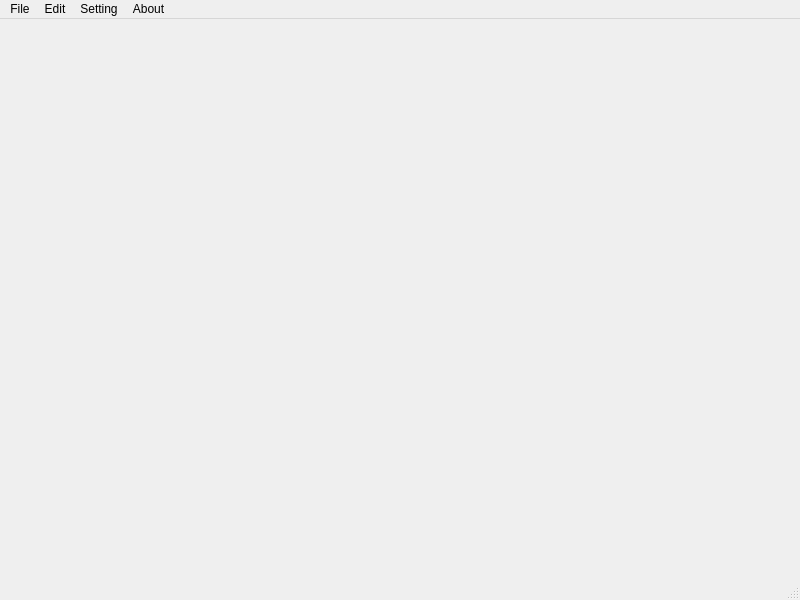
<?xml version="1.0" encoding="UTF-8"?>
<ui version="4.0">
 <class>MainWindow</class>
 <widget class="QMainWindow" name="MainWindow">
  <property name="geometry">
   <rect>
    <x>0</x>
    <y>0</y>
    <width>800</width>
    <height>600</height>
   </rect>
  </property>
  <property name="windowTitle">
   <string>MainWindow</string>
  </property>
  <widget class="QWidget" name="centralwidget"/>
  <widget class="QMenuBar" name="menubar">
   <property name="geometry">
    <rect>
     <x>0</x>
     <y>0</y>
     <width>800</width>
     <height>22</height>
    </rect>
   </property>
   <widget class="QMenu" name="menuFile">
    <property name="title">
     <string>File</string>
    </property>
    <addaction name="actionOpen"/>
    <addaction name="actionSave"/>
    <addaction name="actionUpdate"/>
    <addaction name="separator"/>
    <addaction name="actionHelp"/>
    <addaction name="separator"/>
    <addaction name="actionExit"/>
   </widget>
   <widget class="QMenu" name="menuEdit">
    <property name="title">
     <string>Edit</string>
    </property>
   </widget>
   <widget class="QMenu" name="menuOperation">
    <property name="title">
     <string>Setting</string>
    </property>
   </widget>
   <widget class="QMenu" name="menuAbout">
    <property name="title">
     <string>About</string>
    </property>
   </widget>
   <addaction name="menuFile"/>
   <addaction name="menuEdit"/>
   <addaction name="menuOperation"/>
   <addaction name="menuAbout"/>
  </widget>
  <widget class="QStatusBar" name="statusbar"/>
  <action name="actionOpen">
   <property name="text">
    <string>Open</string>
   </property>
  </action>
  <action name="actionSave">
   <property name="text">
    <string>Save</string>
   </property>
  </action>
  <action name="actionUpdate">
   <property name="text">
    <string>Update</string>
   </property>
  </action>
  <action name="actionHelp">
   <property name="text">
    <string>Help</string>
   </property>
  </action>
  <action name="actionExit">
   <property name="text">
    <string>Exit</string>
   </property>
  </action>
 </widget>
 <resources/>
 <connections/>
</ui>
